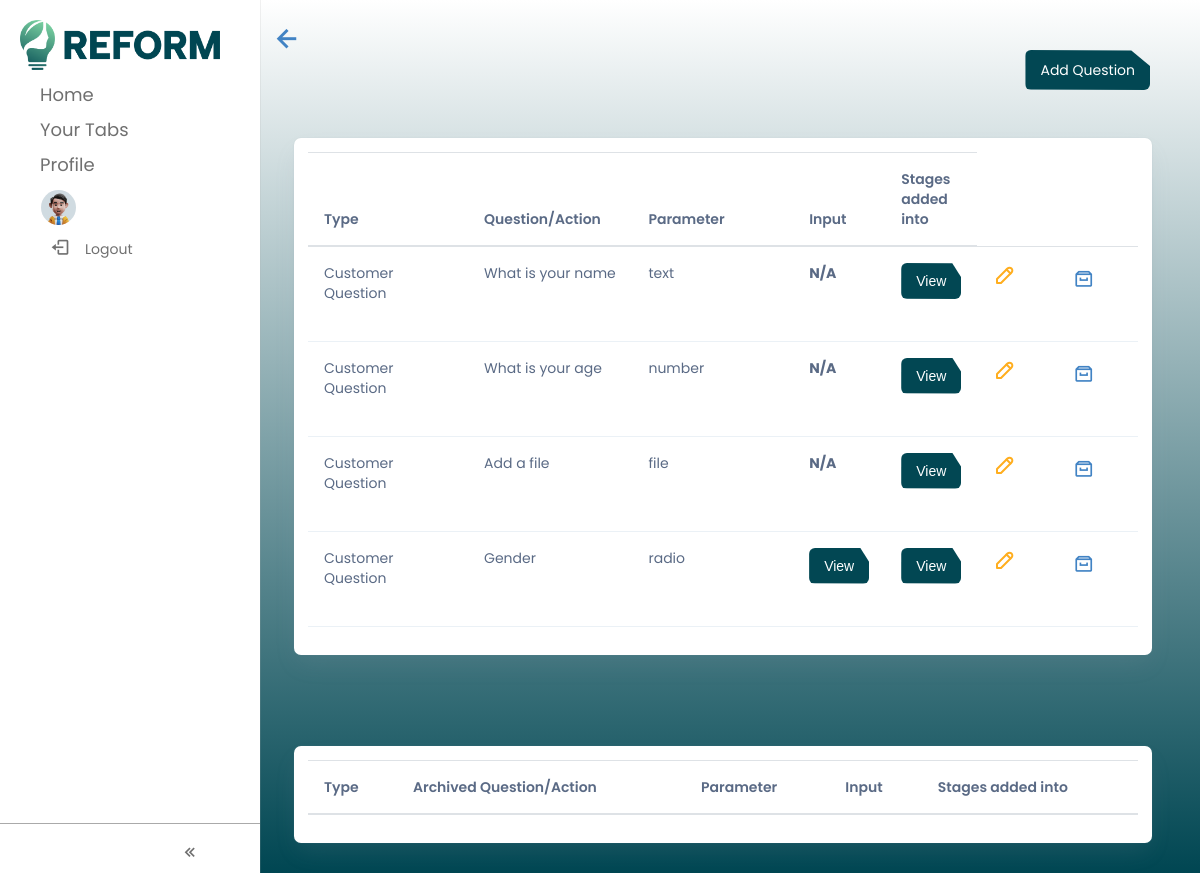
Screenshot of /questions with the database file from the repository.
### question_actions_requirements_app/models.py (models this page shows, shortened)
class Questions(models.Model):
    question = models.CharField(max_length=9999, blank=True, null=True)
    type = models.CharField(max_length=9999, blank=True, null=True)
    answer_frequency = models.IntegerField(blank=True, null=True)
    order = models.IntegerField(blank=True, null=True)
    parameter = models.CharField(max_length=9999, blank=True, null=True)
    is_archive = models.BooleanField(default=False)
    is_client_archive = models.BooleanField(default=False)

### question_actions_requirements_app/views.py (the view)
# urls.py: path("questions", views.questions, name="questions"),
def questions(request):
    questions = Questions.objects.all().filter(is_archive=False)
    archive_questions = Questions.objects.all().filter(is_archive=True)
    rule_regulations = Rule_Regulation.objects.all()
    return render(request, 'home/question_actions.html', {'questions':questions, 'rule_regulations':rule_regulations, 'archive_questions':archive_questions})

### funding_route_app/models.py (called while the page is built)
    def __str__(self):
        return f"{self.name}"

### home/models.py (called while the page is built)
    def __str__(self):
        return f"{self.name}"

### home/templatetags/custom.py (called while the page is built)
@register.filter(name='split')
def split(value, arg):
    return value.split(arg)

@register.filter(name='firstsplit')
def firstsplit(value, arg):
    return value.split(arg, 1)

### product_app/models.py (called while the page is built)
    def __str__(self):
        return f"{self.name}"

### question_actions_requirements_app/templates/home/question_actions.html (shortened to what this page needs)
{% extends 'base.html' %} {% load static %} {% load custom %} {% block content %}
<div class="row container-fluid">
    <a
      type="button"
      class="reform_btn position-absolute"
      style="top:50px; right: 50px; width: fit-content;"
      href="/add_question"
    >
      Add Question
    </a>
    <div
      style="overflow-y: scroll; margin-top: 40px"
    >
      <div class="container-fluid pt-4">
        <div class="card p-0">
          <div class="card-body p-3 m-0">
            <table class="table">
              <thead>
                <tr>
                  <th>Type</th>
                  <th>Question/Action</th>
                  <th>Parameter</th>
                  <th>Input</th>
                  <th>Stages added into</th>
                </tr>
              </thead>
              <tbody id="myTable">
                {% if questions %} {% for product in questions %}
                <tr>
                  <td class="text-underlined" style="width: 20%">
                    {{ product.parameter }}
                  </td>
                  <td class="text-underlined" style="width: 20%">
                    {{ product.question }}
                  </td>
                  <td class="text-underlined" style="width: 20%">
                    {% with field=product.type|split:',' %}
                    {{ field.0 }}
                    {% endwith %}
                  </td>
                  {% with field=product.type|split:',' %}
                  {% if field.0 == 'dropdown' or field.0 == 'checkbox' or field.0 == 'radio' %}
                  <td style="width: 10%">
                    <button
                      type="button"
                      class="reform_btn"
                      data-bs-toggle="modal"
                      data-bs-target="#questionModal{{ forloop.counter }}"
                    >
                      View
                    </button>
                  </td>
                  {% else %}
                    <td>
                     <b>N/A</b>
                    </td>
                  {% endif %}
                  {% endwith %}
                  <td style="width: 10%">
                    <button
                      type="button"
                      class="reform_btn"
                      data-bs-toggle="modal"
                      data-bs-target="#cj{{ forloop.counter }}"
                    >
                      View
                    </button>
                  </td>
                  <td style="width: 10%">
                    <a href="/edit_question/{{ product.id }}" class="edit-signature-btn">
                            </a>
                  </td>
                  <td style="width: 10%">
                    <a
                      href="{% url 'question_actions_requirements_app:archive_question' product.id %}"
                    >
                      <span>
                        <i class="bx bx-archive my-4 position-relative" style="top:-15px"></i>
                      </span>
                    </a>
                  </td>
                </tr>
                {% endfor %} {% endif %}
              </tbody>
            </table>
          </div>
        </div>
      </div>
    </div>
    <div
      style="overflow-y: scroll; margin-top: 40px"
    >
      <div class="container-fluid pt-4">
        <div class="card p-0">
          <div class="card-body p-3 m-0">
            <table class="table">
              <thead>
                <tr>
                  <th>Type</th>
                  <th>Archived Question/Action</th>
                  <th>Parameter</th>
                  <th>Input</th>
                  <th>Stages added into</th>
                </tr>
              </thead>
            </table>
          </div>
        </div>
      </div>
    </div>
  </div>
{% endblock %}

### static/css/comboTreeStyle.css (style rules this page uses)
:root { --ct-bg: #fff; --ct-border-color: #e1e1e1; --ct-border-radius: 0.5rem; --ct-tree-hover: #efefef; --ct-selection: #418eff; --ct-padding: 0.5rem; }

### static/css/nav.css (style rules this page uses)
* { margin: 0; padding: 0; box-sizing: border-box; font-family: "Poppins", sans-serif; }
:root { --white-color: #fff; --blue-color: #4070f4; --grey-color: #707070; --grey-color-light: #aaa; }
body { transition: all 0.5s ease; }

### templates/base.html (style rules this page uses)
svg { cursor: pointer; }
body { background-image: linear-gradient(#fff, #004652); background-attachment: fixed; margin: 0; }
.reform_btn { width: fit-content; padding: 10px 15px; border: none; background-color: #024753; color: white; clip-path: polygon(85% 1%, 100% 40%, 100% 100%, 0 99%, 0 0); border-radius: 6px; cursor: pointer; display: flex; align-items: center; justify-content: center; }
i { font-size:20px; }

### rows the page displays
Questions: parameter "Customer Question", question "What is your name", type "text", shows "N/A"
Questions: parameter "Customer Question", question "What is your age", type "number", shows "N/A"
Questions: parameter "Customer Question", question "Add a file", type "file", shows "N/A"
Questions: parameter "Customer Question", question "Gender", value "radio"
